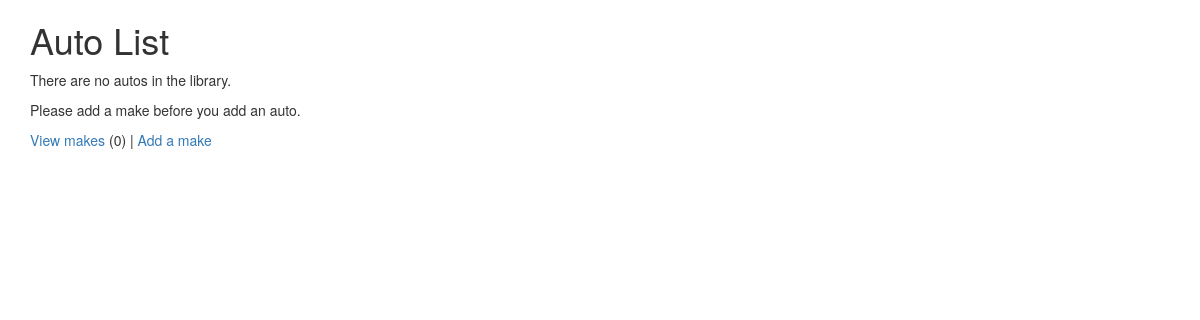
Before: /autos/ (signed in) with the older database file.
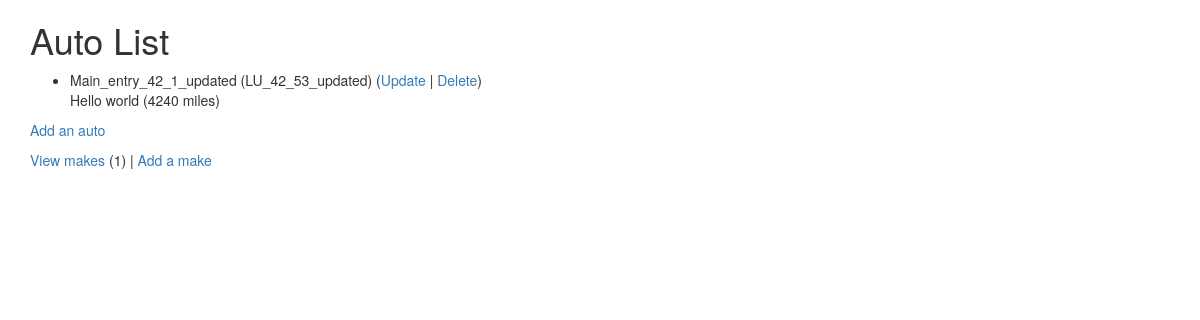
After: the same page with the newer database file.
### autos/models.py (models this page shows, shortened)
class Auto(models.Model):
    nickname = models.CharField(
            max_length=200,
            validators=[MinLengthValidator(2, "Nickname must be greater than 1 character")]
            )
    mileage = models.PositiveIntegerField()
    comments = models.CharField(max_length=300)
    make = models.ForeignKey('Make', on_delete=models.CASCADE, null=False)

class Make(models.Model):
    name = models.CharField(
            max_length=200,
            help_text='Enter a make (e.g. Dodge)',
            validators = [MinLengthValidator(2, "Make must be greater than 1 character")]
            )
    def __str__(self):
        return self.name

### autos/views.py (the view)
# urls.py: path('', views.MainView.as_view(), name='all'),
class MainView(LoginRequiredMixin, View):
    def get(self, request):
        mc = Make.objects.all().count()
        al = Auto.objects.all()
        ctx = {'make_count': mc, 'auto_list': al}
        return render(request, 'autos/auto_list.html', ctx)

### autos/templates/autos/auto_list.html (shortened to what this page needs)
{% extends "base_bootstrap.html" %}
{% block content %}
  <h1>Auto List</h1>
  {% if auto_list %}
  <ul>
    {% for auto in auto_list %}
      <li>
          {{ auto.nickname }} ({{ auto.make }})
          (<a href="{% url 'autos:auto_update' auto.id %}">Update</a> |
          <a href="{% url 'autos:auto_delete' auto.id %}">Delete</a>) <br/>
          {{ auto.comments }} ({{ auto.mileage }} miles)
      </li>
    {% endfor %}
  </ul>
  {% else %}
    <p>There are no autos in the library.</p>
  {% endif %}
  <p>
    {% if make_count > 0 %}
      <a href="{% url 'autos:auto_create' %}">Add an auto</a>
    {% else %}
      Please add a make before you add an auto.
    {% endif %}
  </p>
  <p>
  <a href="{% url 'autos:make_list' %}">View makes</a> ({{ make_count }}) |
    <a href="{% url 'autos:make_create' %}">Add a make</a>
  </p>
{% endblock %}

Changed rows visible on the page:
added Auto: nickname "Main_entry_42_1_updated", make "LU_42_53_updated", comments "Hello world", mileage "4240"
Other visible differences:
{{ make_count }}: "0" → "1"
text no longer shown: "There are no autos in the library. Please add a make before you add an auto."
text now shown: "Add an auto"
